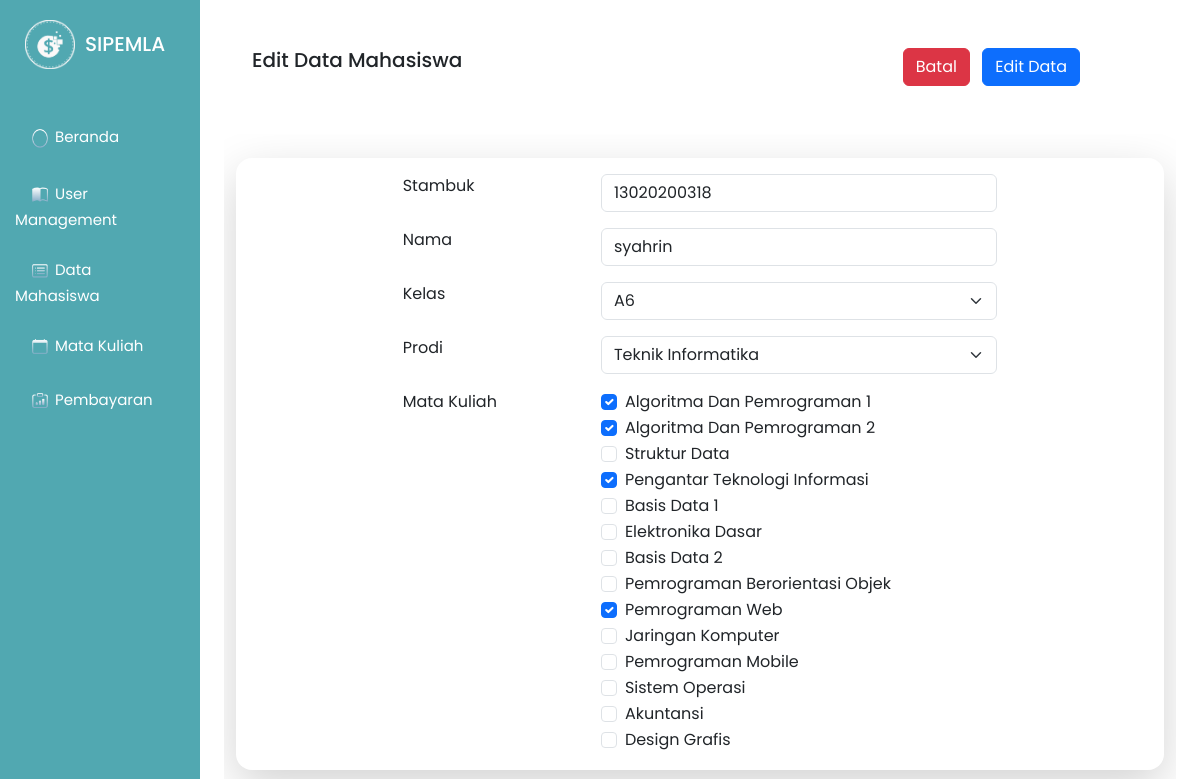
The page /SIPEMLA/Datamahasiswa/editTampil/13020200318 (signed in) on the database its author committed.
### tables this page shows
CREATE TABLE `mahasiswa` (
  `stambuk` varchar(15) NOT NULL,
  `nama` varchar(80) NOT NULL,
  `prodi` enum('Teknik Informatika','Sistem Informasi') NOT NULL,
  `idkelas` int(11) NOT NULL
);

CREATE TABLE `matkul_select` (
  `id` int(11) NOT NULL,
  `stambuk` varchar(15) NOT NULL,
  `kodematakuliah` varchar(25) NOT NULL
);

CREATE TABLE `matakuliah` (
  `kodematakuliah` varchar(25) NOT NULL,
  `namamatakuliah` varchar(40) NOT NULL,
  `sks` int(11) NOT NULL
);

### SIPEMLA/app/core/Controller.php (called while the page is built, shortened)
<?php
class Controller
{
    public function view($view, $data = [])
    {
        require_once 'app/views/' . $view . '.php';
    }
    public function model($model)
    {
        return new $model;
    }
}

### SIPEMLA/app/controllers/Datamahasiswa.php (called while the page is built, shortened)
<?php
class Datamahasiswa extends Controller {
    public function editTampil($id)
    {
        $data['title'] = 'Edit Data Mahasiswa';
        $data['matkul'] = $this->model('Matkul_model')->tampil();
        $data['kelas'] = $this->model('Kelas_model')->tampil();
        $data['mahasiswa'] = $this->model('Mahasiswa_model')->tampilById($id);
        $data['matkul_select'] = $this->model('Select_matkul_model')->tampilById($id);
        $this->view('Datamahasiswa/edit', $data);
    }
}

### SIPEMLA/app/core/App.php (called while the page is built, shortened)
<?php
class App {
    protected $controller = 'Home';
    protected $method = 'index';
    protected $params = [];
    public function __construct() {
        $url = $this->parseURL();
        if(empty($url[0])){
            if(file_exists('home.php')) {
                $this->controller = $url[0];
                unset($url[0]);
            }
            require_once 'app/controllers/' . $this->controller . '.php';
            $this->controller = new $this->controller;
        }else{
            if(file_exists('app/controllers/' . $url[0] . '.php')) {
                $this->controller = $url[0];
                unset($url[0]);
            }
            $this->controller = new $this->controller;
            if(isset($url[1])) {
                if(method_exists($this->controller, $url[1])) {
                    $this->method = $url[1];
                    unset($url[1]);
                }
            }
        }
        if(!empty($url)){
            $this->params = array_values($url);
        }
        call_user_func_array([$this->controller, $this->method], $this->params);
    }
    public function parseURL(){
        if(isset($_GET['url'])) {
            $url = rtrim($_GET['url'], '/');
            $url = filter_var($url, FILTER_SANITIZE_URL);
            $url = explode('/', $url);
            return $url;
        }
    }
}

### SIPEMLA/index.php (called while the page is built, shortened)
<?php
$app = new App;

### SIPEMLA/app/core/Database.php (called while the page is built, shortened)
<?php
class Database {
    private $host       = DB_HOST;
    private $user       = DB_USER;
    private $pass       = DB_PASS;
    private $db_name    = DB_NAME;
    private $dbh;
    private $stmt;
    public function __construct(){
        $dsn = 'mysql:host=' .$this->host. ';dbname='.$this->db_name;
        $option = [
            PDO::ATTR_PERSISTENT => true,
            PDO::ATTR_ERRMODE =>PDO::ERRMODE_EXCEPTION
        ];
        try {
            $this->dbh = new PDO($dsn, $this->user, $this->pass, $option);
        } catch(PDOExeption $e) {
            die($e->getMessage());
        }
    }
    public function query($query){
        $this->stmt = $this->dbh->prepare($query);
    }
    public function bind($param, $value, $type = null) {
        if(is_null($type)) {
            switch (true) {
                default :
                    $type = PDO::PARAM_STR;
            }
        }
        $this->stmt->bindValue($param, $value, $type);
    }
    public function execute()
    {
        $this->stmt->execute();
    }
    public function resultSet()
    {
        $this->execute();
        return $this->stmt->fetchAll(PDO::FETCH_ASSOC);
    }
    public function single()
    {
        $this->execute();
        return $this->stmt->fetch(PDO::FETCH_ASSOC);
    }
}

### SIPEMLA/app/models/Mahasiswa_model.php (called while the page is built, shortened)
<?php
class Mahasiswa_model
{
    private $db;
    public function __construct()
    {
        $this->db = new Database;
    }
    public function tampilById($id)
    {
        $this->db->query("SELECT stambuk, nama, prodi, kelas.idkelas, kelas.namekelas FROM mahasiswa JOIN kelas ON mahasiswa.idkelas = kelas.idkelas WHERE stambuk = :stambuk;");
        $this->db->bind('stambuk', $id);
        return $this->db->single();
    }
}

### SIPEMLA/app/models/Kelas_model.php (called while the page is built, shortened)
<?php
class Kelas_model
{
    private $db;
    public function __construct()
    {
        $this->db = new Database;
    }
    public function tampil()
    {
        $this->db->query("SELECT * FROM kelas ORDER BY idkelas ASC;");
        return $this->db->resultSet();
    }
}

### SIPEMLA/app/models/Matkul_model.php (called while the page is built, shortened)
<?php
class Matkul_model
{
    private $db;
    public function __construct()
    {
        $this->db = new Database;
    }
    public function tampil()
    {
        $this->db->query("SELECT * FROM matakuliah ORDER BY kodematakuliah ASC;");
        return $this->db->resultSet();
    }
}

### SIPEMLA/app/models/Select_matkul_model.php (called while the page is built, shortened)
<?php
class Select_matkul_model
{
    private $db;
    public function __construct()
    {
        $this->db = new Database;
    }
    public function tampilById($id)
    {
        $this->db->query("SELECT matkul_select.id, matkul_select.stambuk, matkul_select.kodematakuliah, matakuliah.namamatakuliah, matakuliah.sks FROM matkul_select LEFT JOIN matakuliah ON matkul_select.kodematakuliah = matakuliah.kodematakuliah WHERE matkul_select.stambuk = :stambuk;");
        $this->db->bind('stambuk', $id);
        return $this->db->resultSet();
    }
}

### SIPEMLA/app/views/Datamahasiswa/edit.php (the view, shortened to what this page needs)
<link rel="stylesheet" href="<?= BASEURL ?>/assets/css/datamahasiswa.css">
<div class="container-usermanagement1">
    <div class=" row mt-5 ms-3 mb-5 ">
        <div class="col-12 d-flex justify-content-between">
            <h5>Edit Data Mahasiswa</h5>
            <div class="me-5">
                <form action="<?= BASEURL; ?>/Datamahasiswa/editMahasiswa" method="post">
                    <a href="<?= BASEURL; ?>/Datamahasiswa" type="button" class="btn btn-danger me-2" role="button">Batal</a>
                    <button href="<?= BASEURL; ?>/Datamahasiswa" type="submit" class="btn btn-primary me-5">Edit Data</button>
            </div>
        </div>
    </div>
    <div class="overflow-y-auto" style="max-height: 75vh;">
        <div class="container p-4">
            <div class="row rounded-4 shadow-lg">
                <div class="col-12 col-md-8 mt-3 mx-auto">
                    <div class="mb-3 d-flex">
                        <label for="kode-stambuk" class="form-label col-4">Stambuk</label>
                        <input type="text" class="form-control input-stambuk" id="input-stambuk" name="stambuk" placeholder="Masukkan Stambuk" value="<?= $data['mahasiswa']['stambuk']; ?>">
                    </div>
                    <div class="mb-3 d-flex">
                        <label for="nama" class="form-label col-4">Nama</label>
                        <input type="text" class="form-control input-nama" id="input-nama" name="nama" placeholder="Masukkan Nama" value="<?= $data['mahasiswa']['nama']; ?>">
                    </div>
                    <div class="mb-3 d-flex">
                        <label for="sks" class="form-label col-4">Kelas</label>
                        <select class="form-select" aria-label="Default select example" name="idkelas">
                            <?php foreach ($data['kelas'] as $kls) :
                                if ($kls['idkelas'] == $data['mahasiswa']['idkelas']) : ?>
                                    <option value="<?= $kls['idkelas']; ?>" selected><?= $kls['namekelas']; ?></option>
                                <?php else : ?>
                                    <option value="<?= $kls['idkelas']; ?>"><?= $kls['namekelas']; ?></option>
                            <?php endif;
                            endforeach; ?>
                        </select>
                    </div>
                    <div class="mb-3 d-flex">
                        <label for="prodi" class="form-label col-4">Prodi</label>
                        <select class="form-select" aria-label="Default select example" name="prodi">
                            <option value="Teknik Informatika" <?php if ($data['mahasiswa']['prodi'] == "Teknik Informatika") echo "selected"; ?>>Teknik Informatika</option>
                        </select>
                    </div>
                    <div class="mb-3 d-flex">
                        <label for="sks" class="form-label col-4">Mata Kuliah</label>
                        <div>
                            <?php foreach ($data['matkul'] as $matkul) : ?>
                                <?php $isChecked = false; ?>
                                <?php foreach ($data['matkul_select'] as $select) : ?>
                                    <?php if ($matkul["kodematakuliah"] == $select["kodematakuliah"]) : ?>
                                        <?php $isChecked = true; ?>
                                        <div class="form-check">
                                            <input class="form-check-input" name="kodematakuliah[]" type="checkbox" value="<?= $matkul['kodematakuliah']; ?>" id="flexCheckDefault" checked>
                                            <label class="form-check-label" for="flexCheckDefault">
                                                <?= $matkul['namamatakuliah']; ?>
                                            </label>
                                        </div>
                                    <?php endif; ?>
                                <?php endforeach; ?>
                                <?php if (!$isChecked) : ?>
                                    <div class="form-check">
                                        <input class="form-check-input" name="kodematakuliah[]" type="checkbox" value="<?= $matkul['kodematakuliah']; ?>" id="flexCheckDefault">
                                        <label class="form-check-label" for="flexCheckDefault">
                                            <?= $matkul['namamatakuliah']; ?>
                                        </label>
                                    </div>
                                <?php endif; ?>
                            <?php endforeach; ?>
                        </div>
                    </div>
                </div>
            </div>
        </div>
    </div>
</div>
</div>

### rows shown on the page
mahasiswa: stambuk "13020200318", nama "syahrin", prodi "Teknik Informatika"
matkul_select: kodematakuliah.namamatakuliah "Algoritma Dan Pemrograman 1"
matkul_select: kodematakuliah.namamatakuliah "Algoritma Dan Pemrograman 2"
matakuliah: namamatakuliah "Struktur Data"
matkul_select: kodematakuliah.namamatakuliah "Pengantar Teknologi Informasi"
matakuliah: namamatakuliah "Basis Data 1"
matakuliah: namamatakuliah "Elektronika Dasar"
matakuliah: namamatakuliah "Basis Data 2"
matakuliah: namamatakuliah "Pemrograman Berorientasi Objek"
matkul_select: kodematakuliah.namamatakuliah "Pemrograman Web"
matakuliah: namamatakuliah "Jaringan Komputer"
matakuliah: namamatakuliah "Pemrograman Mobile"
matakuliah: namamatakuliah "Sistem Operasi"
matakuliah: namamatakuliah "Akuntansi"
matakuliah: namamatakuliah "Design Grafis"

### other values the page prints
form field idkelas "A6"
